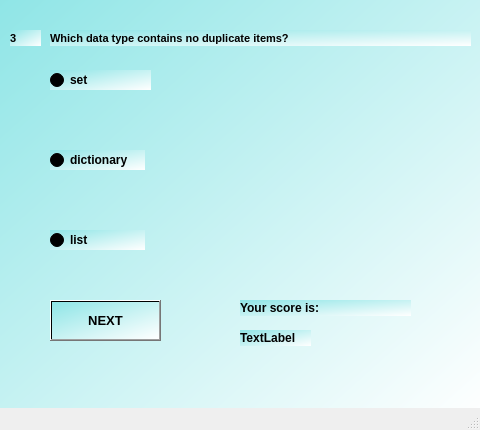
<?xml version="1.0" encoding="UTF-8"?>
<ui version="4.0">
 <class>MainWindow7</class>
 <widget class="QMainWindow" name="MainWindow7">
  <property name="geometry">
   <rect>
    <x>0</x>
    <y>0</y>
    <width>480</width>
    <height>430</height>
   </rect>
  </property>
  <property name="windowTitle">
   <string>MainWindow</string>
  </property>
  <widget class="QWidget" name="centralwidget">
   <widget class="QWidget" name="widget" native="true">
    <property name="geometry">
     <rect>
      <x>0</x>
      <y>-10</y>
      <width>480</width>
      <height>430</height>
     </rect>
    </property>
    <property name="styleSheet">
     <string notr="true">background-color:qlineargradient(spread:pad, x1:0, y1:0, x2:1, y2:1, stop:0 rgba(142, 229, 230, 255), stop:1 rgba(255, 255, 255, 255))</string>
    </property>
    <widget class="QLabel" name="label">
     <property name="geometry">
      <rect>
       <x>10</x>
       <y>40</y>
       <width>31</width>
       <height>16</height>
      </rect>
     </property>
     <property name="font">
      <font>
       <pointsize>8</pointsize>
       <weight>75</weight>
       <bold>true</bold>
      </font>
     </property>
     <property name="text">
      <string>3</string>
     </property>
    </widget>
    <widget class="QLabel" name="label_2">
     <property name="geometry">
      <rect>
       <x>50</x>
       <y>40</y>
       <width>421</width>
       <height>16</height>
      </rect>
     </property>
     <property name="font">
      <font>
       <pointsize>8</pointsize>
       <weight>75</weight>
       <bold>true</bold>
      </font>
     </property>
     <property name="text">
      <string>Which data type contains no duplicate items?</string>
     </property>
    </widget>
    <widget class="QRadioButton" name="radioButton">
     <property name="geometry">
      <rect>
       <x>50</x>
       <y>80</y>
       <width>101</width>
       <height>20</height>
      </rect>
     </property>
     <property name="font">
      <font>
       <weight>75</weight>
       <bold>true</bold>
      </font>
     </property>
     <property name="text">
      <string>set</string>
     </property>
    </widget>
    <widget class="QRadioButton" name="radioButton_2">
     <property name="geometry">
      <rect>
       <x>50</x>
       <y>160</y>
       <width>95</width>
       <height>20</height>
      </rect>
     </property>
     <property name="font">
      <font>
       <weight>75</weight>
       <bold>true</bold>
      </font>
     </property>
     <property name="text">
      <string>dictionary</string>
     </property>
    </widget>
    <widget class="QRadioButton" name="radioButton_3">
     <property name="geometry">
      <rect>
       <x>50</x>
       <y>240</y>
       <width>95</width>
       <height>20</height>
      </rect>
     </property>
     <property name="font">
      <font>
       <weight>75</weight>
       <bold>true</bold>
      </font>
     </property>
     <property name="text">
      <string>list</string>
     </property>
    </widget>
    <widget class="QPushButton" name="NEXT">
     <property name="geometry">
      <rect>
       <x>50</x>
       <y>310</y>
       <width>111</width>
       <height>41</height>
      </rect>
     </property>
     <property name="font">
      <font>
       <pointsize>10</pointsize>
       <weight>75</weight>
       <bold>true</bold>
      </font>
     </property>
     <property name="text">
      <string>NEXT</string>
     </property>
    </widget>
    <widget class="QLabel" name="label_3">
     <property name="geometry">
      <rect>
       <x>240</x>
       <y>310</y>
       <width>171</width>
       <height>16</height>
      </rect>
     </property>
     <property name="font">
      <font>
       <weight>75</weight>
       <bold>true</bold>
      </font>
     </property>
     <property name="text">
      <string>Your score is:</string>
     </property>
    </widget>
    <widget class="QLabel" name="label_4">
     <property name="geometry">
      <rect>
       <x>240</x>
       <y>340</y>
       <width>71</width>
       <height>16</height>
      </rect>
     </property>
     <property name="font">
      <font>
       <weight>75</weight>
       <bold>true</bold>
      </font>
     </property>
     <property name="text">
      <string>TextLabel</string>
     </property>
    </widget>
   </widget>
  </widget>
  <widget class="QMenuBar" name="menubar">
   <property name="geometry">
    <rect>
     <x>0</x>
     <y>0</y>
     <width>480</width>
     <height>26</height>
    </rect>
   </property>
  </widget>
  <widget class="QStatusBar" name="statusbar"/>
 </widget>
 <resources/>
 <connections/>
</ui>
